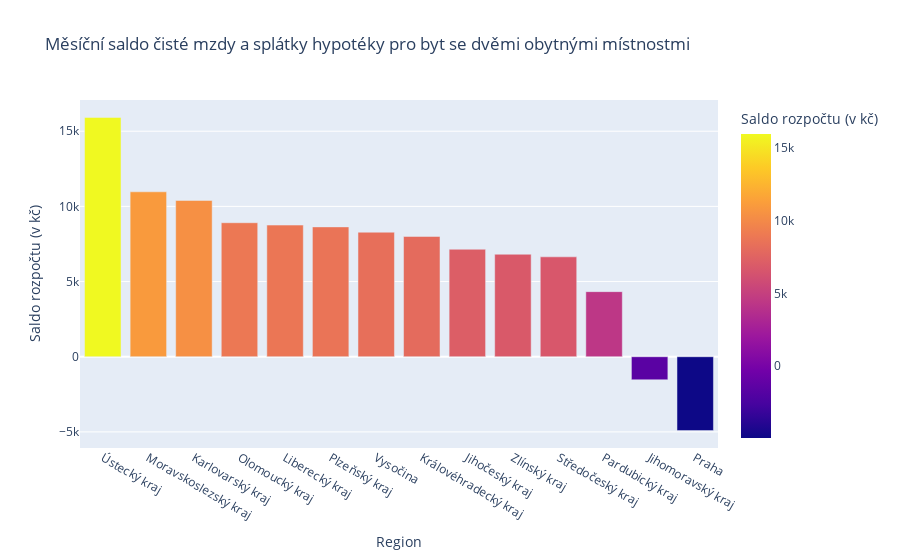

The notebook cell this image was saved under:
### Code cell
waterfalldata = by_region.copy()
waterfalldata = waterfalldata.merge(hypoteka, how="outer", on="region")
waterfalldata["50% čisté mzdy"] = waterfalldata["Medián čisté mzdy"] * 0.5
waterfalldata["saldo"] = round(waterfalldata["Medián čisté mzdy"] - waterfalldata["Měsíční splátka"], 0)
waterfalldata["Barva"] = np.where(waterfalldata["saldo"]<0, 'red', 'green')

grouped = waterfalldata.sort_values(by="saldo", ascending=False)

fig = px.bar(
    waterfalldata,
    x="region",
    y="saldo",
    color="saldo",
    title="Měsíční saldo čisté mzdy a splátky hypotéky pro byt se dvěmi obytnými místnostmi",
    labels={"saldo": "Saldo rozpočtu (v kč)", "region": "Region"},
    category_orders = {"region": grouped["region"]}
)
fig.show()
fig.write_image("./images/saldo_ciste_mzdy_a_hypoteky.png")

### Figure 1 — Plotly figure (JSON) as saved in the notebook; plotly's stock layout.template omitted (floating-point values rounded to 4 significant figures)
{"data": [{"alignmentgroup": "True", "hovertemplate": "Region=%{x}<br>Saldo rozpočtu (v kč)=%{marker.color}<extra></extra>", "legendgroup": "", "marker": {"color": [-4915, 6644, 7149, 8637, 10395, 15920, 8756, 8001, 4329, 8283, -1536, 8914, 6817, 10970], "coloraxis": "coloraxis", "pattern": {"shape": ""}}, "name": "", "offsetgroup": "", "orientation": "v", "showlegend": false, "textposition": "auto", "type": "bar", "x": ["Praha", "Středočeský kraj", "Jihočeský kraj", "Plzeňský kraj", "Karlovarský kraj", "Ústecký kraj", "Liberecký kraj", "Královéhradecký kraj", "Pardubický kraj", "Vysočina", "Jihomoravský kraj", "Olomoucký kraj", "Zlínský kraj", "Moravskoslezský kraj"], "xaxis": "x", "y": [-4915, 6644, 7149, 8637, 10395, 15920, 8756, 8001, 4329, 8283, -1536, 8914, 6817, 10970], "yaxis": "y"}], "layout": {"barmode": "relative", "coloraxis": {"colorbar": {"title": {"text": "Saldo rozpočtu (v kč)"}}, "colorscale": [[0, "#0d0887"], [0.1111, "#46039f"], [0.2222, "#7201a8"], [0.3333, "#9c179e"], [0.4444, "#bd3786"], [0.5556, "#d8576b"], [0.6667, "#ed7953"], [0.7778, "#fb9f3a"], [0.8889, "#fdca26"], [1, "#f0f921"]]}, "legend": {"tracegroupgap": 0}, "title": {"text": "Měsíční saldo čisté mzdy a splátky hypotéky pro byt se dvěmi obytnými místnostmi"}, "xaxis": {"anchor": "y", "categoryarray": ["Ústecký kraj", "Moravskoslezský kraj", "Karlovarský kraj", "Olomoucký kraj", "Liberecký kraj", "Plzeňský kraj", "Vysočina", "Královéhradecký kraj", "Jihočeský kraj", "Zlínský kraj", "Středočeský kraj", "Pardubický kraj", "Jihomoravský kraj", "Praha"], "categoryorder": "array", "domain": [0, 1], "title": {"text": "Region"}}, "yaxis": {"anchor": "x", "domain": [0, 1], "title": {"text": "Saldo rozpočtu (v kč)"}}}}
